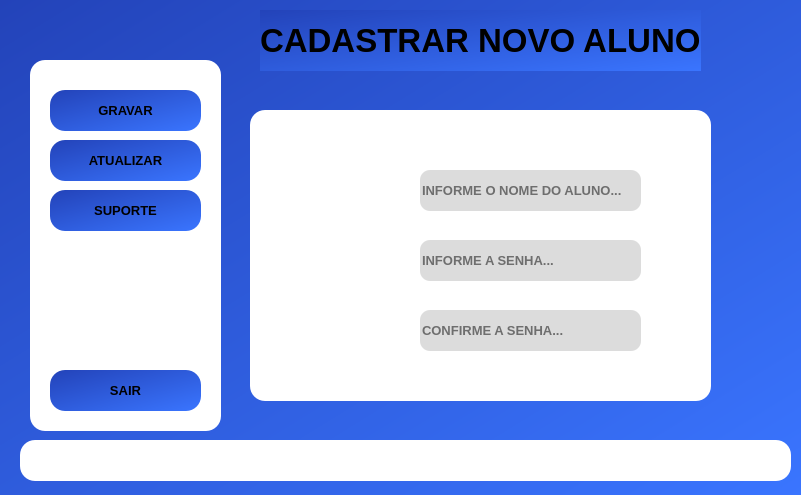
<?xml version="1.0" encoding="UTF-8"?>
<ui version="4.0">
 <class>MainWindow</class>
 <widget class="QMainWindow" name="MainWindow">
  <property name="geometry">
   <rect>
    <x>0</x>
    <y>0</y>
    <width>801</width>
    <height>495</height>
   </rect>
  </property>
  <property name="minimumSize">
   <size>
    <width>801</width>
    <height>495</height>
   </size>
  </property>
  <property name="maximumSize">
   <size>
    <width>801</width>
    <height>495</height>
   </size>
  </property>
  <property name="windowTitle">
   <string>Cad Novo Aluno</string>
  </property>
  <property name="styleSheet">
   <string notr="true">background-color: qlineargradient(spread:pad, x1:0, y1:0, x2:1, y2:1, stop:0 rgba(35, 67, 185, 255), stop:1 rgba(58, 117, 255, 255));</string>
  </property>
  <widget class="QWidget" name="centralwidget">
   <widget class="QLabel" name="menu">
    <property name="geometry">
     <rect>
      <x>30</x>
      <y>60</y>
      <width>191</width>
      <height>371</height>
     </rect>
    </property>
    <property name="styleSheet">
     <string notr="true">border-radius:15px;
background-color: rgb(255, 255, 255);</string>
    </property>
    <property name="text">
     <string/>
    </property>
   </widget>
   <widget class="QLabel" name="titulo">
    <property name="geometry">
     <rect>
      <x>260</x>
      <y>10</y>
      <width>441</width>
      <height>61</height>
     </rect>
    </property>
    <property name="font">
     <font>
      <pointsize>25</pointsize>
      <weight>75</weight>
      <bold>true</bold>
     </font>
    </property>
    <property name="styleSheet">
     <string notr="true"/>
    </property>
    <property name="text">
     <string>CADASTRAR NOVO ALUNO</string>
    </property>
   </widget>
   <widget class="QLabel" name="menu_2">
    <property name="geometry">
     <rect>
      <x>250</x>
      <y>110</y>
      <width>461</width>
      <height>291</height>
     </rect>
    </property>
    <property name="styleSheet">
     <string notr="true">border-radius:15px;
background-color: rgb(255, 255, 255);</string>
    </property>
    <property name="text">
     <string/>
    </property>
   </widget>
   <widget class="QLineEdit" name="lineEdit">
    <property name="geometry">
     <rect>
      <x>420</x>
      <y>170</y>
      <width>221</width>
      <height>41</height>
     </rect>
    </property>
    <property name="font">
     <font>
      <pointsize>10</pointsize>
      <weight>75</weight>
      <bold>true</bold>
     </font>
    </property>
    <property name="styleSheet">
     <string notr="true">background-color: rgb(220, 220, 220);
border-radius: 10px;
</string>
    </property>
    <property name="placeholderText">
     <string>INFORME O NOME DO ALUNO...</string>
    </property>
   </widget>
   <widget class="QLineEdit" name="lineEdit_2">
    <property name="geometry">
     <rect>
      <x>420</x>
      <y>240</y>
      <width>221</width>
      <height>41</height>
     </rect>
    </property>
    <property name="font">
     <font>
      <pointsize>10</pointsize>
      <weight>75</weight>
      <bold>true</bold>
     </font>
    </property>
    <property name="styleSheet">
     <string notr="true">background-color: rgb(220, 220, 220);
border-radius: 10px;
</string>
    </property>
    <property name="echoMode">
     <enum>QLineEdit::Password</enum>
    </property>
    <property name="placeholderText">
     <string>INFORME A SENHA...</string>
    </property>
   </widget>
   <widget class="QLineEdit" name="lineEdit_3">
    <property name="geometry">
     <rect>
      <x>420</x>
      <y>310</y>
      <width>221</width>
      <height>41</height>
     </rect>
    </property>
    <property name="font">
     <font>
      <pointsize>10</pointsize>
      <weight>75</weight>
      <bold>true</bold>
     </font>
    </property>
    <property name="styleSheet">
     <string notr="true">background-color: rgb(220, 220, 220);
border-radius: 10px;
</string>
    </property>
    <property name="echoMode">
     <enum>QLineEdit::Password</enum>
    </property>
    <property name="placeholderText">
     <string>CONFIRME A SENHA...</string>
    </property>
   </widget>
   <widget class="QPushButton" name="Bgravar">
    <property name="geometry">
     <rect>
      <x>50</x>
      <y>90</y>
      <width>151</width>
      <height>41</height>
     </rect>
    </property>
    <property name="font">
     <font>
      <pointsize>10</pointsize>
      <weight>75</weight>
      <bold>true</bold>
     </font>
    </property>
    <property name="styleSheet">
     <string notr="true">border-radius: 15px;
background-color: qlineargradient(spread:pad, x1:0, y1:0, x2:1, y2:1, stop:0 rgba(35, 67, 185, 255), stop:1 rgba(58, 117, 255, 255));</string>
    </property>
    <property name="text">
     <string>GRAVAR</string>
    </property>
    <property name="icon">
     <iconset>
      <normaloff>icons/disco.png</normaloff>icons/disco.png</iconset>
    </property>
   </widget>
   <widget class="QPushButton" name="Bsair">
    <property name="geometry">
     <rect>
      <x>50</x>
      <y>370</y>
      <width>151</width>
      <height>41</height>
     </rect>
    </property>
    <property name="font">
     <font>
      <pointsize>10</pointsize>
      <weight>75</weight>
      <bold>true</bold>
     </font>
    </property>
    <property name="styleSheet">
     <string notr="true">border-radius: 15px;
background-color: qlineargradient(spread:pad, x1:0, y1:0, x2:1, y2:1, stop:0 rgba(35, 67, 185, 255), stop:1 rgba(58, 117, 255, 255));</string>
    </property>
    <property name="text">
     <string>SAIR</string>
    </property>
    <property name="icon">
     <iconset>
      <normaloff>icons/sair.png</normaloff>icons/sair.png</iconset>
    </property>
   </widget>
   <widget class="QPushButton" name="Bsuporte">
    <property name="geometry">
     <rect>
      <x>50</x>
      <y>190</y>
      <width>151</width>
      <height>41</height>
     </rect>
    </property>
    <property name="font">
     <font>
      <pointsize>10</pointsize>
      <weight>75</weight>
      <bold>true</bold>
     </font>
    </property>
    <property name="styleSheet">
     <string notr="true">border-radius: 15px;
background-color: qlineargradient(spread:pad, x1:0, y1:0, x2:1, y2:1, stop:0 rgba(35, 67, 185, 255), stop:1 rgba(58, 117, 255, 255));</string>
    </property>
    <property name="text">
     <string>SUPORTE</string>
    </property>
    <property name="icon">
     <iconset>
      <normaloff>icons/suporte-tecnico.png</normaloff>icons/suporte-tecnico.png</iconset>
    </property>
   </widget>
   <widget class="QLabel" name="label">
    <property name="geometry">
     <rect>
      <x>330</x>
      <y>160</y>
      <width>61</width>
      <height>51</height>
     </rect>
    </property>
    <property name="styleSheet">
     <string notr="true">background-color: rgb(255, 255, 255);</string>
    </property>
    <property name="text">
     <string/>
    </property>
    <property name="pixmap">
     <pixmap>icons/aluna.png</pixmap>
    </property>
    <property name="scaledContents">
     <bool>true</bool>
    </property>
   </widget>
   <widget class="QLabel" name="label_2">
    <property name="geometry">
     <rect>
      <x>330</x>
      <y>300</y>
      <width>61</width>
      <height>51</height>
     </rect>
    </property>
    <property name="styleSheet">
     <string notr="true">background-color: rgb(255, 255, 255);</string>
    </property>
    <property name="text">
     <string/>
    </property>
    <property name="pixmap">
     <pixmap>icons/cadeado-trancado.png</pixmap>
    </property>
    <property name="scaledContents">
     <bool>true</bool>
    </property>
   </widget>
   <widget class="QLabel" name="label_3">
    <property name="geometry">
     <rect>
      <x>330</x>
      <y>230</y>
      <width>61</width>
      <height>51</height>
     </rect>
    </property>
    <property name="styleSheet">
     <string notr="true">background-color: rgb(255, 255, 255);</string>
    </property>
    <property name="text">
     <string/>
    </property>
    <property name="pixmap">
     <pixmap>icons/cadeado-desbloqueado.png</pixmap>
    </property>
    <property name="scaledContents">
     <bool>true</bool>
    </property>
   </widget>
   <widget class="QLabel" name="fundologue">
    <property name="geometry">
     <rect>
      <x>20</x>
      <y>440</y>
      <width>771</width>
      <height>41</height>
     </rect>
    </property>
    <property name="styleSheet">
     <string notr="true">border-radius:15px;
background-color: rgb(255, 255, 255);</string>
    </property>
    <property name="text">
     <string/>
    </property>
   </widget>
   <widget class="QLabel" name="logue">
    <property name="geometry">
     <rect>
      <x>220</x>
      <y>450</y>
      <width>411</width>
      <height>21</height>
     </rect>
    </property>
    <property name="font">
     <font>
      <pointsize>10</pointsize>
      <weight>75</weight>
      <bold>true</bold>
     </font>
    </property>
    <property name="styleSheet">
     <string notr="true">background-color: rgb(255, 255, 255);</string>
    </property>
    <property name="text">
     <string/>
    </property>
   </widget>
   <widget class="QPushButton" name="Batualizar">
    <property name="geometry">
     <rect>
      <x>50</x>
      <y>140</y>
      <width>151</width>
      <height>41</height>
     </rect>
    </property>
    <property name="font">
     <font>
      <pointsize>10</pointsize>
      <weight>75</weight>
      <bold>true</bold>
     </font>
    </property>
    <property name="styleSheet">
     <string notr="true">border-radius: 15px;
background-color: qlineargradient(spread:pad, x1:0, y1:0, x2:1, y2:1, stop:0 rgba(35, 67, 185, 255), stop:1 rgba(58, 117, 255, 255));</string>
    </property>
    <property name="text">
     <string>ATUALIZAR</string>
    </property>
    <property name="icon">
     <iconset>
      <normaloff>icons/atualizar.png</normaloff>icons/atualizar.png</iconset>
    </property>
   </widget>
  </widget>
 </widget>
 <resources/>
 <connections/>
</ui>
